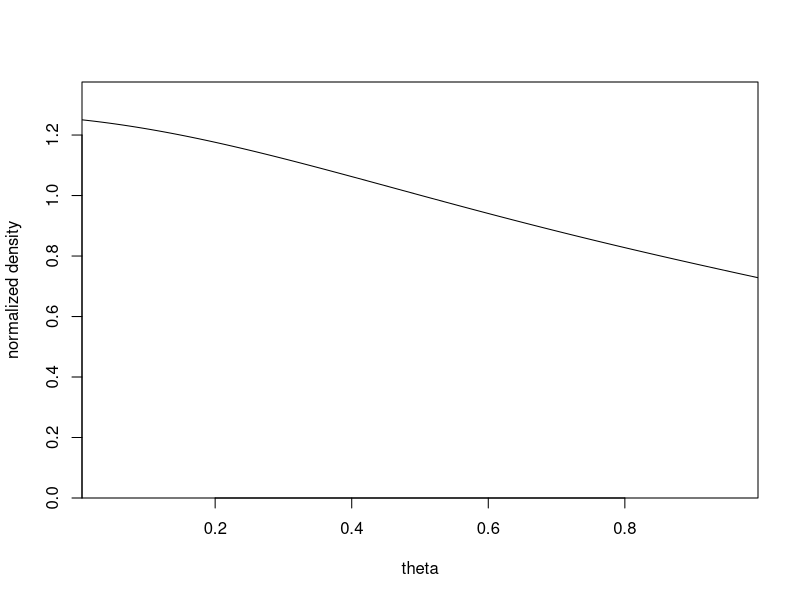
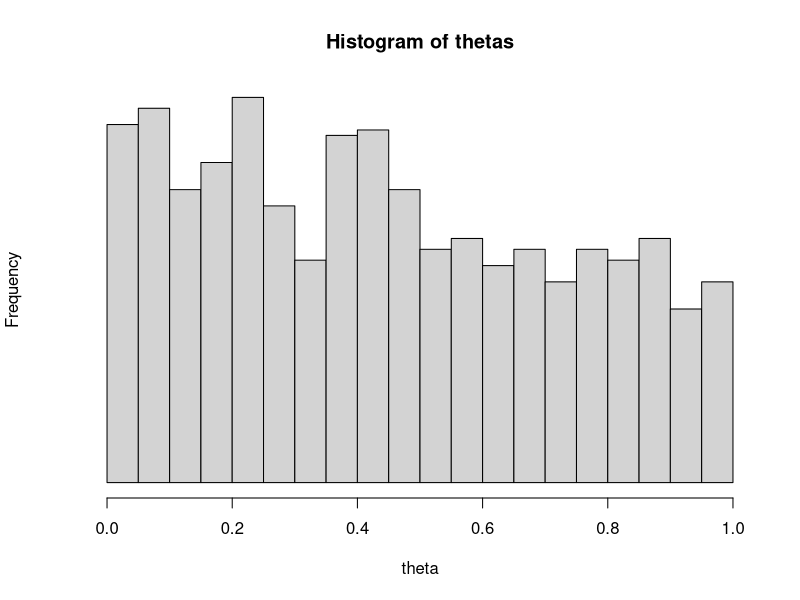
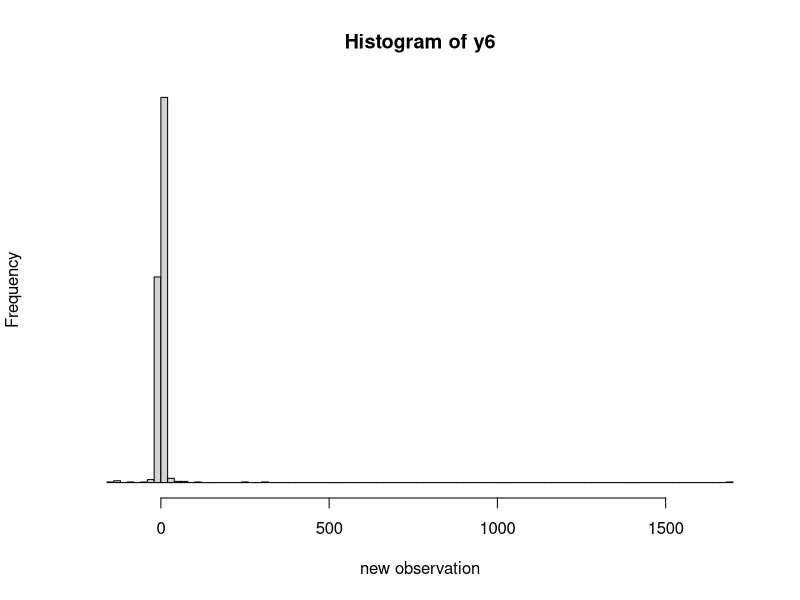

Source code (R) for these figures, in order:
dens <- function (y, th){
  dens0 <- NULL
  for (i in 1:length(th))
    dens0 <- c(dens0, prod (dcauchy (y, th[i], 1)))
  dens0}
  
y <- c(-2, -1, 0, 1.5, 2.5)
step <- .01
theta <- seq(step/2, 1-step/2, step)
dens.unnorm <- dens(y,theta)
dens.norm <- dens.unnorm/(step*sum(dens.unnorm))
plot (theta, dens.norm, ylim=c(0,1.1*max(dens.norm)),
  type="l", xlab="theta", ylab="normalized density",
  xaxs="i", yaxs="i", cex=2)
  
print (step*dens.norm)
thetas <- sample (theta, 1000, step*dens.norm,replace=TRUE)
hist (thetas, xlab="theta", yaxt="n", breaks=seq(0,1,.05), cex=2)
  
print (thetas)
y6 <- rcauchy (length(thetas), thetas, 1)
hist (y6, xlab="new observation", yaxt="n", nclass=100, cex=2)
